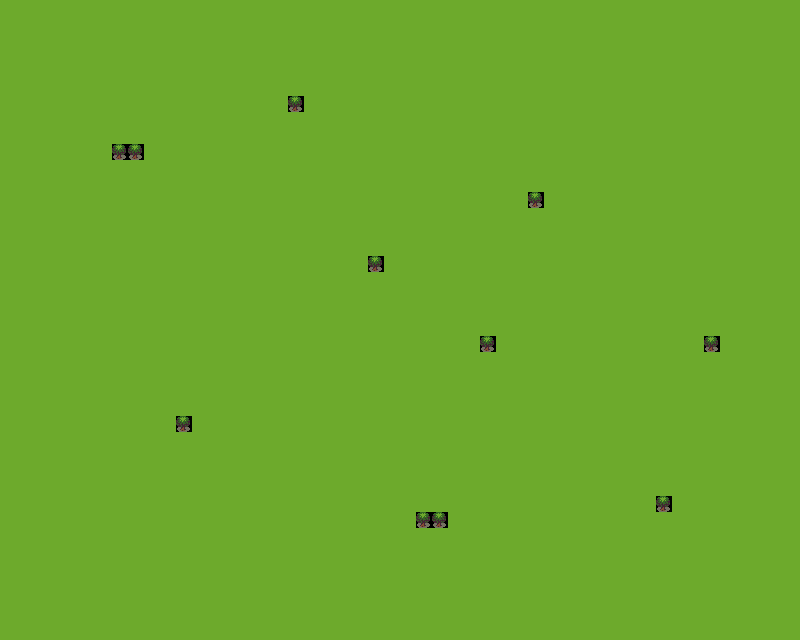

The image is a tile-based game level rendered from a .tmx file. Its description and complete source (layers, tilesets, objects, tile grids) follow:
An orthogonal 50x40 tile map with 16x16 px tiles, 1 tile layer (Ground).

<map version="1.0" orientation="orthogonal" width="50" height="40" tilewidth="16" tileheight="16">
 <tileset firstgid="1" name="basic" tilewidth="16" tileheight="16">
  <image source="../basictiles_2.png" trans="ffffff" width="128" height="240" />
 </tileset>
 <layer name="Ground" width="50" height="40">
  <data encoding="csv">
12,12,12,12,12,12,12,12,12,12,12,12,12,12,12,12,12,12,12,12,12,12,12,12,12,12,12,12,12,12,12,12,12,12,12,12,12,12,12,12,12,12,12,12,12,12,12,12,12,12,
12,12,12,12,12,12,12,12,12,12,12,12,12,12,12,12,12,12,12,12,12,12,12,12,12,12,12,12,12,12,12,12,12,12,12,12,12,12,12,12,12,12,12,12,12,12,12,12,12,12,
12,12,12,12,12,12,12,12,12,12,12,12,12,12,12,12,12,12,12,12,12,12,12,12,12,12,12,12,12,12,12,12,12,12,12,12,12,12,12,12,12,12,12,12,12,12,12,12,12,12,
12,12,12,12,12,12,12,12,12,12,12,12,12,12,12,12,12,12,12,12,12,12,12,12,12,12,12,12,12,12,12,12,12,12,12,12,12,12,12,12,12,12,12,12,12,12,12,12,12,12,
12,12,12,12,12,12,12,12,12,12,12,12,12,12,12,12,12,12,12,12,12,12,12,12,12,12,12,12,12,12,12,12,12,12,12,12,12,12,12,12,12,12,12,12,12,12,12,12,12,12,
12,12,12,12,12,12,12,12,12,12,12,12,12,12,12,12,12,12,12,12,12,12,12,12,12,12,12,12,12,12,12,12,12,12,12,12,12,12,12,12,12,12,12,12,12,12,12,12,12,12,
12,12,12,12,12,12,12,12,12,12,12,12,12,12,12,12,12,12,77,12,12,12,12,12,12,12,12,12,12,12,12,12,12,12,12,12,12,12,12,12,12,12,12,12,12,12,12,12,12,12,
12,12,12,12,12,12,12,12,12,12,12,12,12,12,12,12,12,12,12,12,12,12,12,12,12,12,12,12,12,12,12,12,12,12,12,12,12,12,12,12,12,12,12,12,12,12,12,12,12,12,
12,12,12,12,12,12,12,12,12,12,12,12,12,12,12,12,12,12,12,12,12,12,12,12,12,12,12,12,12,12,12,12,12,12,12,12,12,12,12,12,12,12,12,12,12,12,12,12,12,12,
12,12,12,12,12,12,12,77,77,12,12,12,12,12,12,12,12,12,12,12,12,12,12,12,12,12,12,12,12,12,12,12,12,12,12,12,12,12,12,12,12,12,12,12,12,12,12,12,12,12,
12,12,12,12,12,12,12,12,12,12,12,12,12,12,12,12,12,12,12,12,12,12,12,12,12,12,12,12,12,12,12,12,12,12,12,12,12,12,12,12,12,12,12,12,12,12,12,12,12,12,
12,12,12,12,12,12,12,12,12,12,12,12,12,12,12,12,12,12,12,12,12,12,12,12,12,12,12,12,12,12,12,12,12,12,12,12,12,12,12,12,12,12,12,12,12,12,12,12,12,12,
12,12,12,12,12,12,12,12,12,12,12,12,12,12,12,12,12,12,12,12,12,12,12,12,12,12,12,12,12,12,12,12,12,77,12,12,12,12,12,12,12,12,12,12,12,12,12,12,12,12,
12,12,12,12,12,12,12,12,12,12,12,12,12,12,12,12,12,12,12,12,12,12,12,12,12,12,12,12,12,12,12,12,12,12,12,12,12,12,12,12,12,12,12,12,12,12,12,12,12,12,
12,12,12,12,12,12,12,12,12,12,12,12,12,12,12,12,12,12,12,12,12,12,12,12,12,12,12,12,12,12,12,12,12,12,12,12,12,12,12,12,12,12,12,12,12,12,12,12,12,12,
12,12,12,12,12,12,12,12,12,12,12,12,12,12,12,12,12,12,12,12,12,12,12,12,12,12,12,12,12,12,12,12,12,12,12,12,12,12,12,12,12,12,12,12,12,12,12,12,12,12,
12,12,12,12,12,12,12,12,12,12,12,12,12,12,12,12,12,12,12,12,12,12,12,77,12,12,12,12,12,12,12,12,12,12,12,12,12,12,12,12,12,12,12,12,12,12,12,12,12,12,
12,12,12,12,12,12,12,12,12,12,12,12,12,12,12,12,12,12,12,12,12,12,12,12,12,12,12,12,12,12,12,12,12,12,12,12,12,12,12,12,12,12,12,12,12,12,12,12,12,12,
12,12,12,12,12,12,12,12,12,12,12,12,12,12,12,12,12,12,12,12,12,12,12,12,12,12,12,12,12,12,12,12,12,12,12,12,12,12,12,12,12,12,12,12,12,12,12,12,12,12,
12,12,12,12,12,12,12,12,12,12,12,12,12,12,12,12,12,12,12,12,12,12,12,12,12,12,12,12,12,12,12,12,12,12,12,12,12,12,12,12,12,12,12,12,12,12,12,12,12,12,
12,12,12,12,12,12,12,12,12,12,12,12,12,12,12,12,12,12,12,12,12,12,12,12,12,12,12,12,12,12,12,12,12,12,12,12,12,12,12,12,12,12,12,12,12,12,12,12,12,12,
12,12,12,12,12,12,12,12,12,12,12,12,12,12,12,12,12,12,12,12,12,12,12,12,12,12,12,12,12,12,77,12,12,12,12,12,12,12,12,12,12,12,12,12,77,12,12,12,12,12,
12,12,12,12,12,12,12,12,12,12,12,12,12,12,12,12,12,12,12,12,12,12,12,12,12,12,12,12,12,12,12,12,12,12,12,12,12,12,12,12,12,12,12,12,12,12,12,12,12,12,
12,12,12,12,12,12,12,12,12,12,12,12,12,12,12,12,12,12,12,12,12,12,12,12,12,12,12,12,12,12,12,12,12,12,12,12,12,12,12,12,12,12,12,12,12,12,12,12,12,12,
12,12,12,12,12,12,12,12,12,12,12,12,12,12,12,12,12,12,12,12,12,12,12,12,12,12,12,12,12,12,12,12,12,12,12,12,12,12,12,12,12,12,12,12,12,12,12,12,12,12,
12,12,12,12,12,12,12,12,12,12,12,12,12,12,12,12,12,12,12,12,12,12,12,12,12,12,12,12,12,12,12,12,12,12,12,12,12,12,12,12,12,12,12,12,12,12,12,12,12,12,
12,12,12,12,12,12,12,12,12,12,12,77,12,12,12,12,12,12,12,12,12,12,12,12,12,12,12,12,12,12,12,12,12,12,12,12,12,12,12,12,12,12,12,12,12,12,12,12,12,12,
12,12,12,12,12,12,12,12,12,12,12,12,12,12,12,12,12,12,12,12,12,12,12,12,12,12,12,12,12,12,12,12,12,12,12,12,12,12,12,12,12,12,12,12,12,12,12,12,12,12,
12,12,12,12,12,12,12,12,12,12,12,12,12,12,12,12,12,12,12,12,12,12,12,12,12,12,12,12,12,12,12,12,12,12,12,12,12,12,12,12,12,12,12,12,12,12,12,12,12,12,
12,12,12,12,12,12,12,12,12,12,12,12,12,12,12,12,12,12,12,12,12,12,12,12,12,12,12,12,12,12,12,12,12,12,12,12,12,12,12,12,12,12,12,12,12,12,12,12,12,12,
12,12,12,12,12,12,12,12,12,12,12,12,12,12,12,12,12,12,12,12,12,12,12,12,12,12,12,12,12,12,12,12,12,12,12,12,12,12,12,12,12,12,12,12,12,12,12,12,12,12,
12,12,12,12,12,12,12,12,12,12,12,12,12,12,12,12,12,12,12,12,12,12,12,12,12,12,12,12,12,12,12,12,12,12,12,12,12,12,12,12,12,77,12,12,12,12,12,12,12,12,
12,12,12,12,12,12,12,12,12,12,12,12,12,12,12,12,12,12,12,12,12,12,12,12,12,12,77,77,12,12,12,12,12,12,12,12,12,12,12,12,12,12,12,12,12,12,12,12,12,12,
12,12,12,12,12,12,12,12,12,12,12,12,12,12,12,12,12,12,12,12,12,12,12,12,12,12,12,12,12,12,12,12,12,12,12,12,12,12,12,12,12,12,12,12,12,12,12,12,12,12,
12,12,12,12,12,12,12,12,12,12,12,12,12,12,12,12,12,12,12,12,12,12,12,12,12,12,12,12,12,12,12,12,12,12,12,12,12,12,12,12,12,12,12,12,12,12,12,12,12,12,
12,12,12,12,12,12,12,12,12,12,12,12,12,12,12,12,12,12,12,12,12,12,12,12,12,12,12,12,12,12,12,12,12,12,12,12,12,12,12,12,12,12,12,12,12,12,12,12,12,12,
12,12,12,12,12,12,12,12,12,12,12,12,12,12,12,12,12,12,12,12,12,12,12,12,12,12,12,12,12,12,12,12,12,12,12,12,12,12,12,12,12,12,12,12,12,12,12,12,12,12,
12,12,12,12,12,12,12,12,12,12,12,12,12,12,12,12,12,12,12,12,12,12,12,12,12,12,12,12,12,12,12,12,12,12,12,12,12,12,12,12,12,12,12,12,12,12,12,12,12,12,
12,12,12,12,12,12,12,12,12,12,12,12,12,12,12,12,12,12,12,12,12,12,12,12,12,12,12,12,12,12,12,12,12,12,12,12,12,12,12,12,12,12,12,12,12,12,12,12,12,12,
12,12,12,12,12,12,12,12,12,12,12,12,12,12,12,12,12,12,12,12,12,12,12,12,12,12,12,12,12,12,12,12,12,12,12,12,12,12,12,12,12,12,12,12,12,12,12,12,12,12
</data>
 </layer>
</map>
